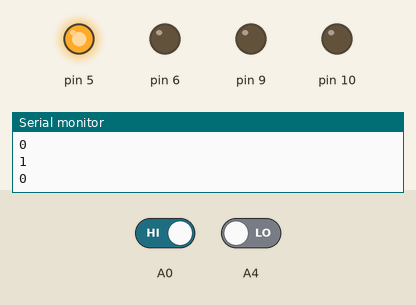
The sketch below on a simulated Arduino Uno, built with avr-gcc and run on an emulated ATmega328P. On the bench: output pins drawn as LEDs (lit = HIGH), the last lines printed to the serial monitor. The inputs (shaded band) are chosen by the test bench; at power-on: A0 HIGH, A4 LOW.

Above: at 1.2 s.
1.3 s: A0 driven LOW
At 2.2 s:
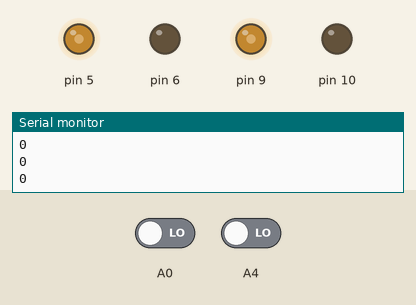
2.8 s: A4 driven HIGH
At 3.6 s:
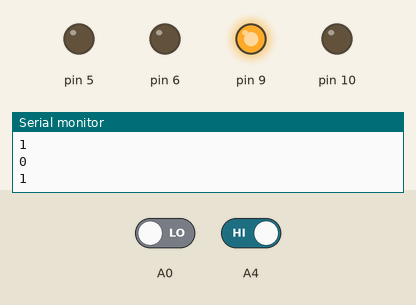
4.3 s: A4 driven LOW
At 5.0 s:
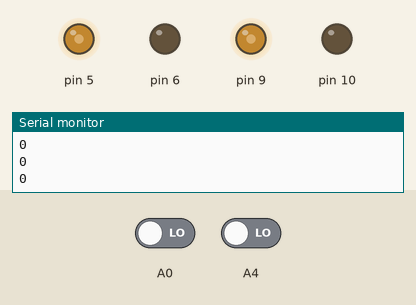
5.8 s: A0 driven HIGH
At 6.3 s:
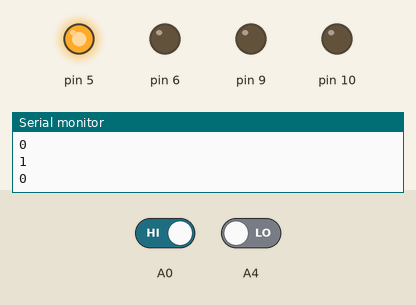
Timing chart, 0 to 8.3 s (numbered marks = the images above; inputs shaded):
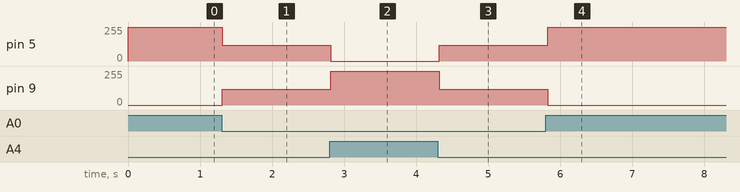

The sketch:

2gray_blackline.ino
```cpp
// (licence header left out)
int i=0;
void Forward();
void Back();
void Turn_left();
void Turn_right();
void Speed_up();
void Slow_down();
void setup() {
  // put your setup code here, to run once:
pinMode(A0,INPUT);
pinMode(A4,INPUT);
pinMode(9,OUTPUT);
pinMode(10,OUTPUT);
pinMode(5,OUTPUT);
pinMode(6,OUTPUT);
Serial.begin(9600);
}
void loop() {
  // put your main code here, to run repeatedly:
 int a=digitalRead(A0);
 int b=digitalRead(A4);
 Serial.println(a);
 Serial.println(b);//Here is serial monitor,you will kown in later learning
if(a==0&&b==0)
Forward();
if(a==1&&b==0)
Turn_left();
if(a==0&&b==1)
Turn_right();

}
void Forward()//
{
analogWrite(9,120);
analogWrite(10,0);
analogWrite(5,120);
analogWrite(6,0);
delay(50);
}
void Back()
{
digitalWrite(9,LOW);
digitalWrite(10,HIGH);
digitalWrite(5,LOW);
digitalWrite(6,HIGH);
delay(4000);
}
void Turn_left()
{
digitalWrite(9,0);
digitalWrite(10,0);
digitalWrite(5,100);
digitalWrite(6,0);
delay(50);
}
void Turn_right()
{
digitalWrite(9,100);
digitalWrite(10,0);
digitalWrite(5,0);
digitalWrite(6,0);
delay(50);
}
void Speed_up()
{
 for(i=0;i<=255;i+=5)
  {
  analogWrite(9,i);
  analogWrite(10,0);
  analogWrite(5,i);
  analogWrite(6,0);
  delay(50);
  }//speed up

}
void Slow_down()
{
for(i=255;i>=0;i-=5)
  {
  analogWrite(9,i);
  analogWrite(10,0);
  analogWrite(5,i);
  analogWrite(6,0);
  delay(50);
  }
}
```

Measured:
- after the input at 1.3 s, pin 5: 255/255 → 120/255 at once; pin 9: 0/255 → 120/255 at once
- after the input at 2.8 s, pin 5: 120/255 → 0/255 at once; pin 9: 120/255 → 255/255 at once
- after the input at 4.3 s, pin 5: 0/255 → 120/255 at once; pin 9: 255/255 → 120/255 at once
- after the input at 5.8 s, pin 5: 120/255 → 255/255 at once; pin 9: 120/255 → 0/255 at once
